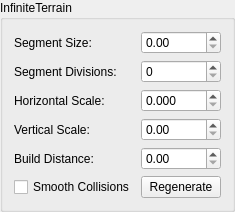
         <widget class="QGroupBox" name="infTerGroupBox">
          <property name="title">
           <string>InfiniteTerrain</string>
          </property>
          <layout class="QGridLayout" name="gridLayout_20">
           <item row="0" column="0">
            <widget class="QLabel" name="label_49">
             <property name="text">
              <string>Segment Size:</string>
             </property>
            </widget>
           </item>
           <item row="0" column="1">
            <widget class="QDoubleSpinBox" name="infTerSegSizeEdit">
             <property name="maximum">
              <double>10000.000000000000000</double>
             </property>
            </widget>
           </item>
           <item row="1" column="0">
            <widget class="QLabel" name="label_50">
             <property name="text">
              <string>Segment Divisions:</string>
             </property>
            </widget>
           </item>
           <item row="1" column="1">
            <widget class="QSpinBox" name="infTerSegDivEdit">
             <property name="maximum">
              <number>512</number>
             </property>
            </widget>
           </item>
           <item row="2" column="0">
            <widget class="QLabel" name="label_60">
             <property name="text">
              <string>Horizontal Scale:</string>
             </property>
            </widget>
           </item>
           <item row="2" column="1">
            <widget class="QDoubleSpinBox" name="infTerHorizEdit">
             <property name="decimals">
              <number>3</number>
             </property>
             <property name="maximum">
              <double>1.000000000000000</double>
             </property>
             <property name="singleStep">
              <double>0.001000000000000</double>
             </property>
            </widget>
           </item>
           <item row="3" column="0">
            <widget class="QLabel" name="label_61">
             <property name="text">
              <string>Vertical Scale:</string>
             </property>
            </widget>
           </item>
           <item row="3" column="1">
            <widget class="QDoubleSpinBox" name="infTerVertEdit">
             <property name="maximum">
              <double>1000.000000000000000</double>
             </property>
            </widget>
           </item>
           <item row="4" column="0">
            <widget class="QLabel" name="label_62">
             <property name="text">
              <string>Build Distance:</string>
             </property>
            </widget>
           </item>
           <item row="4" column="1">
            <widget class="QDoubleSpinBox" name="infTerDistanceEdit">
             <property name="maximum">
              <double>10000.000000000000000</double>
             </property>
            </widget>
           </item>
           <item row="5" column="0">
            <widget class="QCheckBox" name="infTerSmoothToggle">
             <property name="text">
              <string>Smooth Collisions</string>
             </property>
            </widget>
           </item>
           <item row="5" column="1">
            <widget class="QPushButton" name="infTerRegenButton">
             <property name="text">
              <string>Regenerate</string>
             </property>
            </widget>
           </item>
          </layout>
         </widget>
